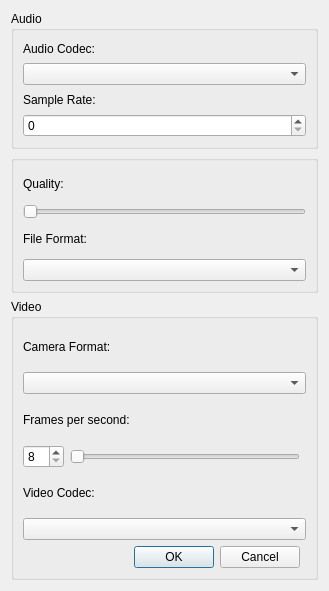
<?xml version="1.0" encoding="UTF-8"?>
<ui version="4.0">
 <class>VideoSettingsUi</class>
 <widget class="QDialog" name="VideoSettingsUi">
  <property name="geometry">
   <rect>
    <x>0</x>
    <y>0</y>
    <width>329</width>
    <height>591</height>
   </rect>
  </property>
  <property name="windowTitle">
   <string>Video Settings</string>
  </property>
  <layout class="QGridLayout" name="gridLayout_3">
   <item row="2" column="0">
    <widget class="QWidget" name="widget" native="true">
     <property name="sizePolicy">
      <sizepolicy hsizetype="Preferred" vsizetype="Preferred">
       <horstretch>0</horstretch>
       <verstretch>0</verstretch>
      </sizepolicy>
     </property>
     <layout class="QVBoxLayout" name="verticalLayout_3">
      <property name="leftMargin">
       <number>0</number>
      </property>
      <property name="topMargin">
       <number>0</number>
      </property>
      <property name="rightMargin">
       <number>0</number>
      </property>
      <property name="bottomMargin">
       <number>0</number>
      </property>
      <item>
       <widget class="QGroupBox" name="groupBox_3">
        <property name="title">
         <string>Audio</string>
        </property>
        <layout class="QVBoxLayout" name="verticalLayout_2">
         <item>
          <widget class="QLabel" name="label_2">
           <property name="text">
            <string>Audio Codec:</string>
           </property>
          </widget>
         </item>
         <item>
          <widget class="QComboBox" name="audioCodecBox"/>
         </item>
         <item>
          <widget class="QLabel" name="label_5">
           <property name="text">
            <string>Sample Rate:</string>
           </property>
          </widget>
         </item>
         <item>
          <widget class="QSpinBox" name="audioSampleRateBox"/>
         </item>
        </layout>
       </widget>
      </item>
      <item>
       <widget class="QGroupBox" name="groupBox">
        <layout class="QVBoxLayout" name="verticalLayout">
         <item>
          <widget class="QLabel" name="label_3">
           <property name="text">
            <string>Quality:</string>
           </property>
          </widget>
         </item>
         <item>
          <widget class="QSlider" name="qualitySlider">
           <property name="maximum">
            <number>4</number>
           </property>
           <property name="orientation">
            <enum>Qt::Horizontal</enum>
           </property>
          </widget>
         </item>
         <item>
          <widget class="QLabel" name="label_4">
           <property name="text">
            <string>File Format:</string>
           </property>
          </widget>
         </item>
         <item>
          <widget class="QComboBox" name="containerFormatBox"/>
         </item>
        </layout>
       </widget>
      </item>
     </layout>
    </widget>
   </item>
   <item row="3" column="0">
    <widget class="QGroupBox" name="groupBox_2">
     <property name="title">
      <string>Video</string>
     </property>
     <layout class="QGridLayout" name="gridLayout_2">
      <item row="2" column="0">
       <widget class="QLabel" name="label">
        <property name="text">
         <string>Frames per second:</string>
        </property>
       </widget>
      </item>
      <item row="6" column="0" colspan="2">
       <widget class="QComboBox" name="videoCodecBox"/>
      </item>
      <item row="0" column="0" colspan="2">
       <widget class="QLabel" name="label_8">
        <property name="text">
         <string>Camera Format:</string>
        </property>
       </widget>
      </item>
      <item row="5" column="0" colspan="2">
       <widget class="QLabel" name="label_6">
        <property name="text">
         <string>Video Codec:</string>
        </property>
       </widget>
      </item>
      <item row="1" column="0" colspan="2">
       <widget class="QComboBox" name="videoFormatBox"/>
      </item>
      <item row="7" column="0">
       <widget class="QDialogButtonBox" name="buttonBox">
        <property name="orientation">
         <enum>Qt::Horizontal</enum>
        </property>
        <property name="standardButtons">
         <set>QDialogButtonBox::Cancel|QDialogButtonBox::Ok</set>
        </property>
       </widget>
      </item>
      <item row="3" column="0">
       <layout class="QHBoxLayout" name="horizontalLayout">
        <item>
         <widget class="QSpinBox" name="fpsSpinBox">
          <property name="minimum">
           <number>8</number>
          </property>
          <property name="maximum">
           <number>30</number>
          </property>
         </widget>
        </item>
        <item>
         <widget class="QSlider" name="fpsSlider">
          <property name="orientation">
           <enum>Qt::Horizontal</enum>
          </property>
         </widget>
        </item>
       </layout>
      </item>
     </layout>
    </widget>
   </item>
  </layout>
 </widget>
 <resources/>
 <connections>
  <connection>
   <sender>buttonBox</sender>
   <signal>accepted()</signal>
   <receiver>VideoSettingsUi</receiver>
   <slot>accept()</slot>
   <hints>
    <hint type="sourcelabel">
     <x>322</x>
     <y>272</y>
    </hint>
    <hint type="destinationlabel">
     <x>44</x>
     <y>230</y>
    </hint>
   </hints>
  </connection>
  <connection>
   <sender>buttonBox</sender>
   <signal>rejected()</signal>
   <receiver>VideoSettingsUi</receiver>
   <slot>reject()</slot>
   <hints>
    <hint type="sourcelabel">
     <x>405</x>
     <y>262</y>
    </hint>
    <hint type="destinationlabel">
     <x>364</x>
     <y>227</y>
    </hint>
   </hints>
  </connection>
 </connections>
</ui>
